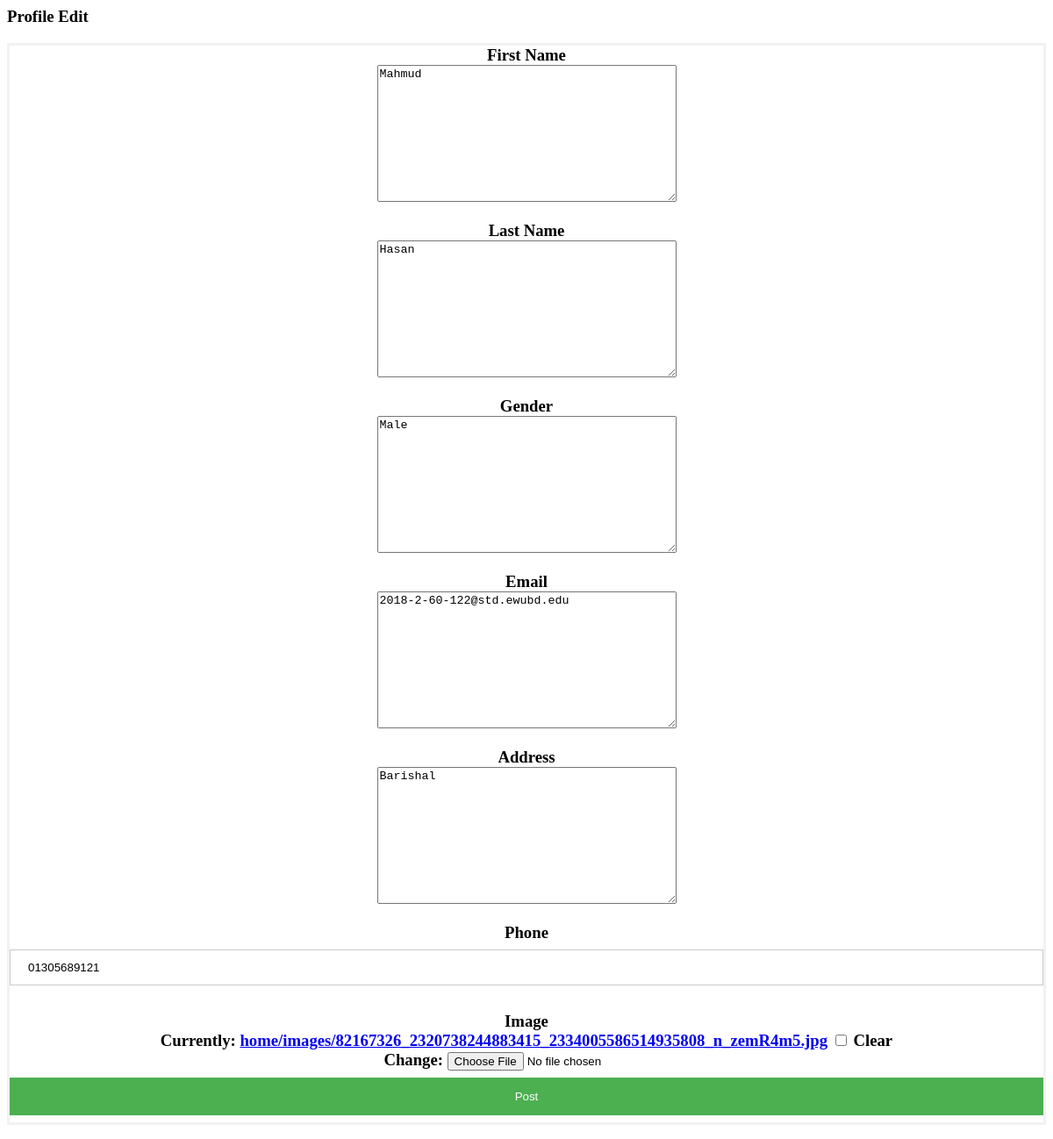
The page /3/edi (signed in) on the database its author committed.
### home/models.py (models this page shows, shortened)
class Profile(models.Model):
    user = models.OneToOneField(User, null=True, on_delete=models.CASCADE)
    first_name=models.TextField(max_length=1000, null=True, blank=True)
    last_name=models.TextField(max_length=1000, null=True, blank=True)
    gender=models.TextField(max_length=1000, null=True, blank=True)
    email=models.TextField(max_length=1000, null=True, blank=True)
    address = models.TextField(max_length=1000, null=True, blank=True)
    phone = models.CharField(max_length=255, null=True, blank=True)
    image=models.ImageField(upload_to="home/images", default="",null=True, blank=True)

### home/views.py (the view)
# urls.py: path("<int:id>/edi",views.edit_pro, name='edit_pro'),
def edit_pro (request,id):
        if request.user.is_authenticated:
            if request.method=='POST':
                pi=Profile.objects.get(pk=id)
                fm=ProfileForm(request.POST, request.FILES,instance=pi)
                if fm.is_valid:
                    fm.save()
                    return redirect('profile')
            else:
                pi=Profile.objects.get(pk=id)
                fm=ProfileForm(instance=pi)
            return render(request,'profile_form.html',{'form':fm})
        else:
            return HttpResponse("Please Login First")

### home/form.py
class ProfileForm(ModelForm):
    class Meta:
        model = Profile
        fields= '__all__'
        exclude=['user']

### template/profile_form.html (shortened to what this page needs)
<h3>Profile Edit<h3>
<!DOCTYPE html>
<html>
  </head>
  <div class="login">
    <form action="" method="post" enctype="multipart/form-data">
<center>
               <div class="mb-6">
         <label for="name" class="block mb-2 text-sm text-gray-600 dark:text-gray-400"><b>First Name</b></label>
     </div>
      {{form.first_name}}
      <br><br>
               <div class="mb-6">
         <label for="name" class="block mb-2 text-sm text-gray-600 dark:text-gray-400"><b>Last Name</b></label>
     </div>
      {{form.last_name}}
      <br><br>
  <div class="mb-6">
         <label for="name" class="block mb-2 text-sm text-gray-600 dark:text-gray-400"><b>Gender</b></label>
     </div>
      {{form.gender}}
        <br>  <br>
          <div class="mb-6">
         <label for="name" class="block mb-2 text-sm text-gray-600 dark:text-gray-400"><b>Email</b></label>
     </div>
      {{form.email}}
        <br>  <br>
          <div class="mb-6">
         <label for="name" class="block mb-2 text-sm text-gray-600 dark:text-gray-400"><b>Address</b></label>
     </div>
      {{form.address}}
        <br>  <br>
          <div class="mb-6">
         <label for="name" class="block mb-2 text-sm text-gray-600 dark:text-gray-400"><b>Phone</b></label>
     </div>
      {{form.phone}}
        <br>  <br>
      <div class="mb-6">
         <label for="name" class="block mb-2 text-sm text-gray-600 dark:text-gray-400"><b>Image</b></label>
     </div>
      {{form.image}}
    <br>
</center>
      <button type="submit"class="signin">
        Post
      </button>
  </form>
  </div>

### template/profile_form.html (style rules this page uses)
form { border: 3px solid #f1f1f1; }
input[type=text], input[type=password] { width: 100%; padding: 12px 20px; margin: 8px 0; display: inline-block; border: 1px solid #ccc; box-sizing: border-box; }
button { background-color: #4CAF50; color: white; padding: 14px 20px; margin: 8px 0; border: none; cursor: pointer; width: 100%; }

### rows shown on the page
Profile: first_name "Mahmud", last_name "Hasan", gender "Male", email "2018-2-60-122@std.ewubd.edu", address "Barishal", phone "01305689121"
